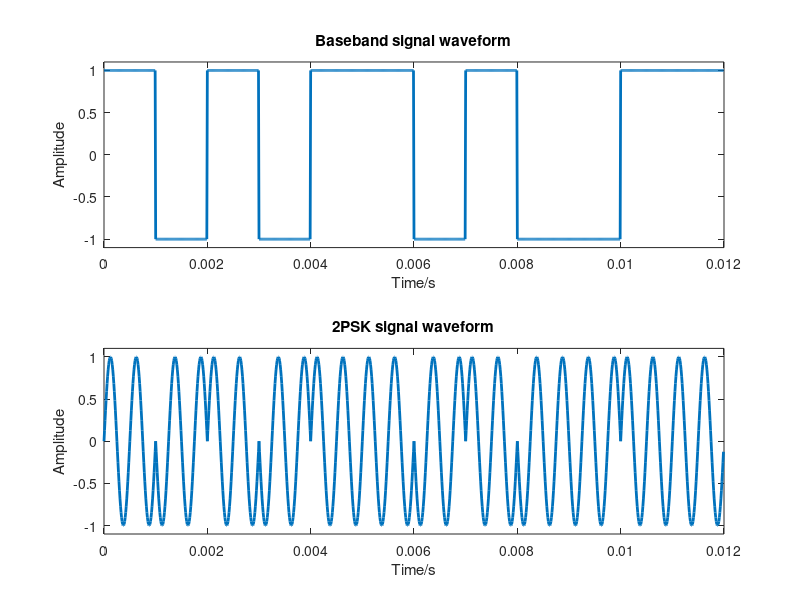
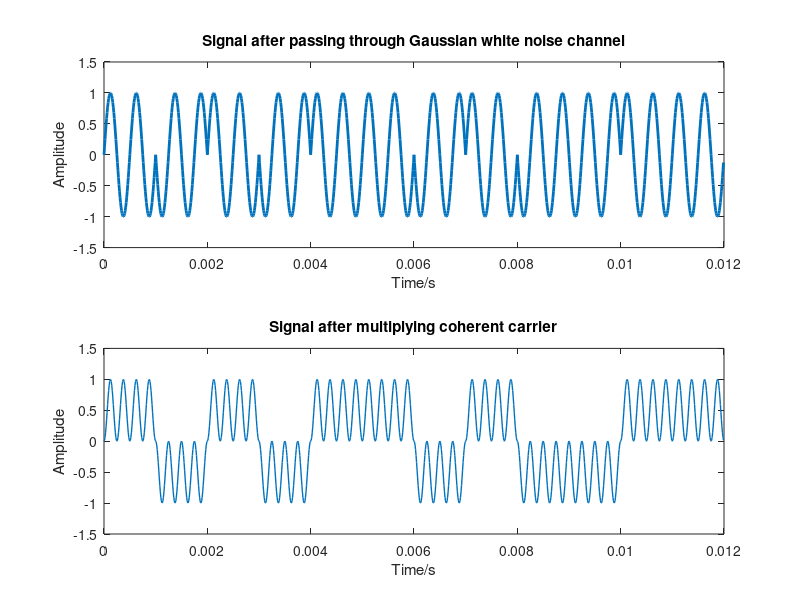
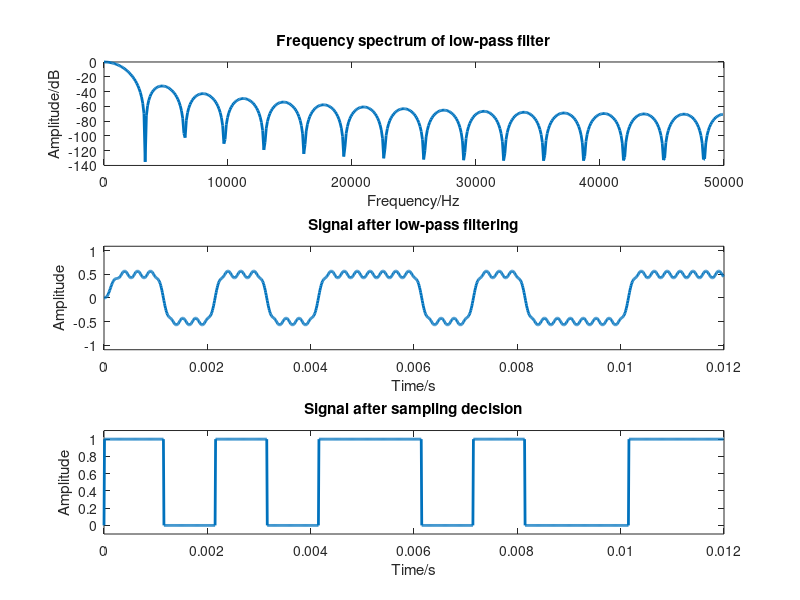
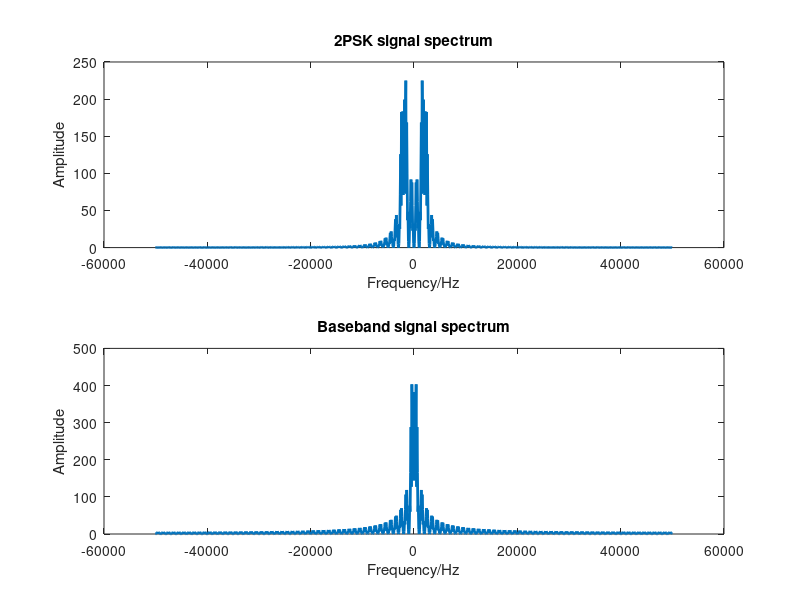

Recreate these plots in MATLAB, in order.
clear all;                  % Clear all variables
close all;                  % Close all windows
clc;                        % Clear command window

%% Basic parameters
M=12;                       % Number of symbols generated
L=100;                      % Each symbol repeats L times, sampling points per symbol
Ts=0.001;                   % Width of each symbol, symbol duration
Rb=1/Ts;                    % Symbol rate 1K
dt=Ts/L;                    % Sampling interval
TotalT=M*Ts;                % Total time
t=0:dt:TotalT-dt;           % Time vector
Fs=1/dt;                    % Sampling frequency

%% Generate unipolar waveform
wave=[1,0,1,0,1,1,0,1,0,0,1,1];      % Generate binary random code, M is the number of symbols
fz=ones(1,L);               % Define the number of copies L, L is the number of sampling points per symbol
x1=wave(fz,:);              % Repeat the first row of wave L times to form an L*M matrix
jidai=reshape(x1,1,L*M);    % Generate unipolar non-return-to-zero rectangular pulse waveform, rearrange the L*M matrix into a 1*(L*M) matrix

%% Unipolar to Bipolar
% Convert the baseband signal to bipolar, where jidai is 1 when jidai is 1; jidai is -1 when jidai is 0.
for n=1:length(jidai)
    if jidai(n)==1
        jidai(n)=1;
    else
        jidai(n)=-1;
    end
end

%% 2PSK modulation
fc=2000;                    % Carrier frequency 2kHz       
zb=sin(2*pi*fc*t);          % Carrier
psk=jidai.*zb;              % Analog modulation of 2PSK
figure(1);                  % Plot figure 1
subplot(211);               % Divide the window into 2*1, this is the first subplot
plot(t,jidai,'LineWidth',2);% Plot baseband symbol waveform, line width 2
title('Baseband signal waveform');      % Title
xlabel('Time/s');           % x-axis label
ylabel('Amplitude');        % y-axis label
axis([0,TotalT,-1.1,1.1])   % Coordinate range limit

subplot(212)                % Divide the window into 2*1, this is the second subplot
plot(t,psk,'LineWidth',2);  % Plot PASK waveform 
title('2PSK signal waveform')   % Title
axis([0,TotalT,-1.1,1.1]);  % Coordinate range limit
xlabel('Time/s');           % x-axis label
ylabel('Amplitude');        % y-axis label

%% Signal passing through Gaussian white noise channel
tz=awgn(psk,100);            % Add white noise to signal psk, SNR=15dB
figure(2);                  % Plot figure 2
subplot(211);               % Divide the window into 2*1, this is the first subplot 
plot(t,tz,'LineWidth',2);   % Plot waveform of 2PSK signal after adding white noise
axis([0,TotalT,-1.5,1.5]);  % Coordinate range setting
title('Signal after passing through Gaussian white noise channel');% Title
xlabel('Time/s');           % x-axis label
ylabel('Amplitude');        % y-axis label

%% Demodulation
tz=tz.*zb;                  % Coherent demodulation, multiply by coherent carrier
subplot(212)                % Divide the window into 2*1, this is the second subplot 
plot(t,tz,'LineWidth',1)    % Plot signal after multiplying coherent carrier
axis([0,TotalT,-1.5,1.5]);  % Set coordinate range
title("Signal after multiplying coherent carrier")% Title
xlabel('Time/s');           % x-axis label
ylabel('Amplitude');        % y-axis label

%% Filter for noise-added signal
% Low-pass filter design
fp=2*Rb;                    % Low-pass filter cut-off frequency, multiplied by 2 because the analog frequency is converted to digital frequency wp=Rb/(Fs/2)
b=fir1(30, fp/Fs, boxcar(31));% Generate coefficients of the numerator polynomial in the fir filter system function
% The three parameters of the fir1 function are order, digital cut-off frequency, and filter type.
% Here, a 30th-order (31 tap coefficient) rectangular window filter is generated
[h,w]=freqz(b, 1,512);      % Generate frequency response of fir filter
% The three parameters of the freqz function are the coefficients of the numerator polynomial of the filter system function, the coefficients of the denominator polynomial (the numerator coefficients of the fir filter are 1), and the number of sampling points (default) 512
lvbo=fftfilt(b,tz);         % Filter the signal, tz is the signal to be filtered, b is the coefficient of the numerator polynomial of the fir filter system function
figure(3);                  % Plot figure 3  
subplot(311);               % Divide the window into 3*1, this is the first subplot 
plot(w/pi*Fs/2,20*log(abs(h)),'LineWidth',2); % Plot the amplitude-frequency response of the low-pass filter
title('Frequency spectrum of low-pass filter');  % Title
xlabel('Frequency/Hz');          % x-axis label
ylabel('Amplitude/dB');          % y-axis label

subplot(312)                % Divide the window into 3*1, this is the second subplot 
plot(t,lvbo,'LineWidth',2); % Plot the signal after passing through the low-pass filter
axis([0,TotalT,-1.1,1.1]);  % Set coordinate range
title("Signal after low-pass filtering");% Title
xlabel('Time/s');           % x-axis label
ylabel('Amplitude');        % y-axis label

%% Sampling decision
k=0;                        % Set the sampling threshold
pdst=1*(lvbo>0);            % Compare each element of the filtered vector with 0, 1 if greater than 0, otherwise 0
subplot(313)                % Divide the window into 2*1, this is the third subplot 
plot(t,pdst,'LineWidth',2)  % Plot the signal after sampling decision
axis([0,TotalT,-0.1,1.1]);  % Set coordinate range
title("Signal after sampling decision")% Title
xlabel('Time/s');           % x-axis label
ylabel('Amplitude');        % y-axis label

%% Plot frequency spectrum
%% Frequency spectrum of 2PSK signal
T=t(end);                   % Time
df=1/T;                     % Frequency resolution
N=length(psk);              % Sampling length
f=(-N/2:N/2-1)*df;          % Frequency range
sf=fftshift(abs(fft(psk))); % Apply fast Fourier transform to 2PSK signal and move 0-Fs spectrum to -Fs/2-Fs/2
figure(4)                   % Plot figure 4
subplot(211)                % Divide the window into 2*1, this is the first subplot 
plot(f,sf,'LineWidth',2)    % Plot modulation signal spectrum
title("2PSK signal spectrum")       % Title
xlabel('Frequency/Hz');          % x-axis label
ylabel('Amplitude');             % y-axis label

%% Source spectrum
mf=fftshift(abs(fft(jidai)));% Apply fast Fourier transform to source signal and move to matrix center
subplot(212);               % Divide the window into 2*1, this is the second subplot 
plot(f,mf,'LineWidth',2);   % Plot source spectrum waveform
title("Baseband signal spectrum");      % Title
xlabel('Frequency/Hz');          % x-axis label
ylabel('Amplitude');             % y-axis label

%% Spectrum after multiplying coherent carrier
mmf=fftshift(abs(fft(tz))); % Apply fast Fourier transform to coherent carrier signal and move to matrix center
figure(5)                   % Plot figure 5
subplot(211);               % Divide the window into 2*1, this is the first subplot 
plot(f,mmf,'LineWidth',2)   % Plot spectrum after multiplying coherent carrier
title("Spectrum after multiplying coherent carrier")
xlabel('Frequency/Hz');          % x-axis label
ylabel('Amplitude');             % y-axis label

%% Spectrum after low-pass filtering
dmf=fftshift(abs(fft(lvbo)));% Apply fast Fourier transform to low-pass filtered signal and move to matrix center
subplot(212);               % Divide the window into 2*1, this is the second subplot 
plot(f,dmf,'LineWidth',2)   % Plot spectrum after low-pass filtering
title("Spectrum after low-pass filtering");
xlabel('Frequency/Hz');          % x-axis label
ylabel('Amplitude');             % y-axis label
